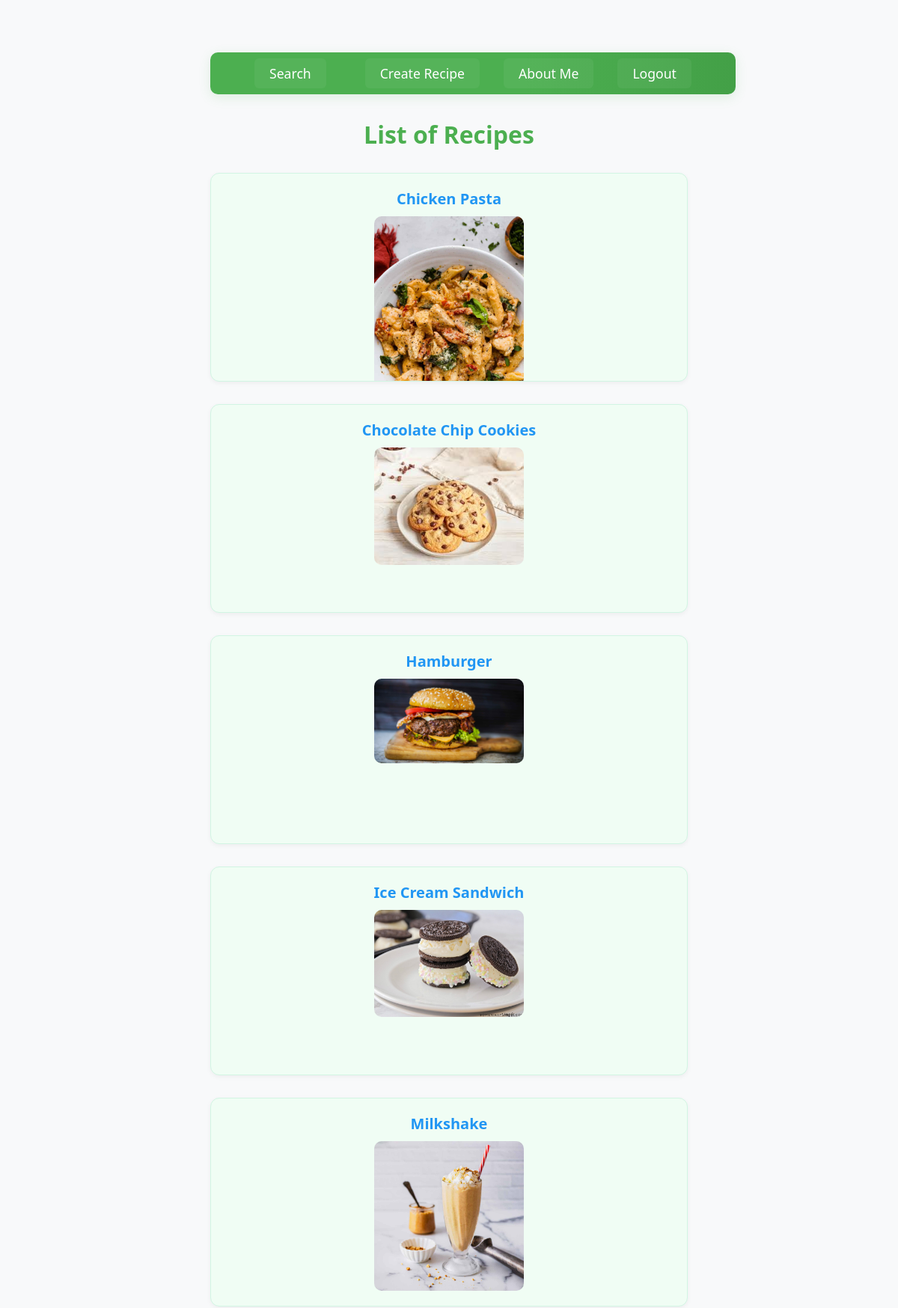
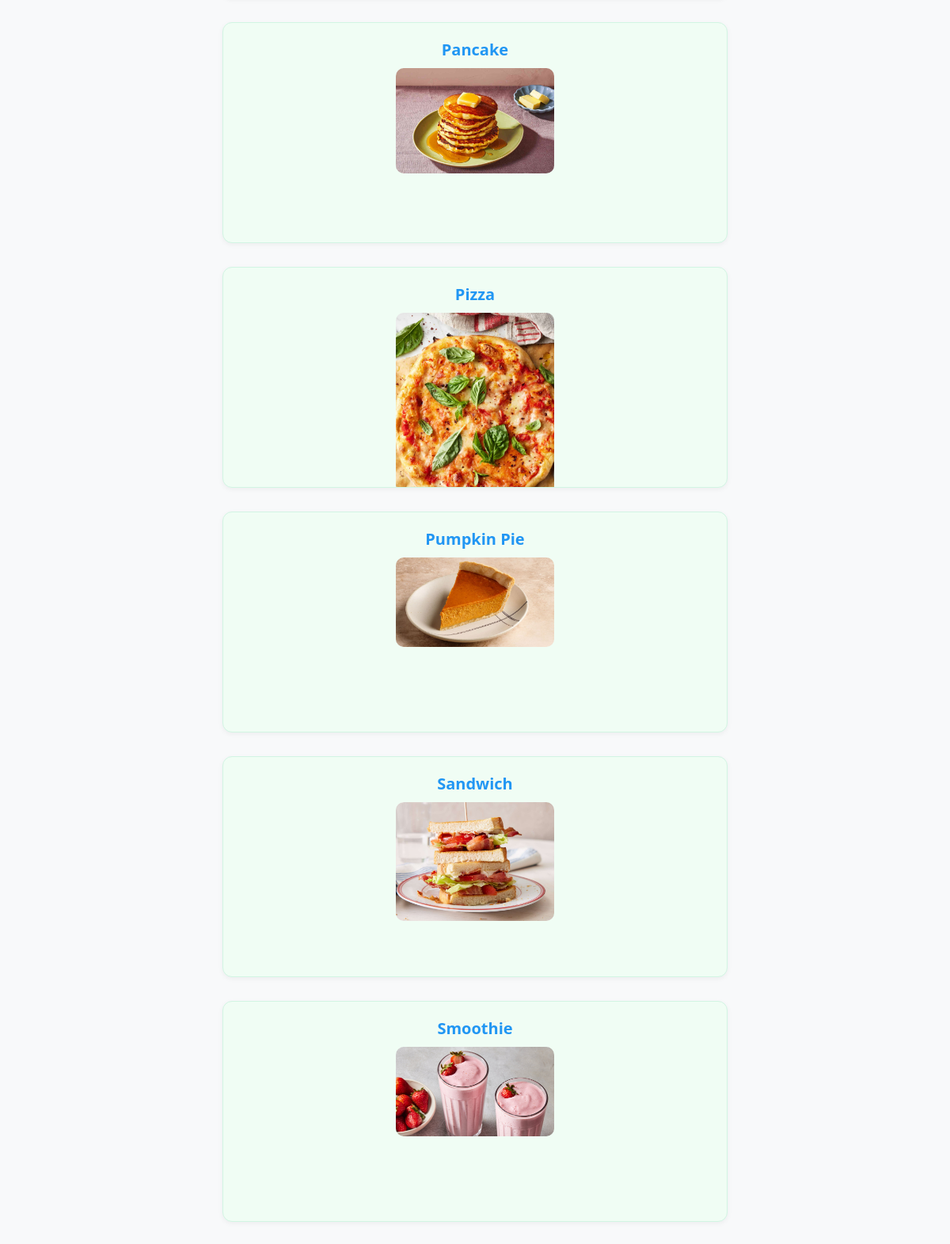
Screenshot of /list/ (signed in) with the database file from the repository (2 pictures, top to bottom).
### recipes/models.py (models this page shows, shortened)
class Recipes(models.Model):
    DIFFICULTY_CHOICES = [
        ('Easy', 'Easy'),
        ('Medium', 'Medium'),
        ('Hard', 'Hard')
    ]
    id = models.AutoField(primary_key=True)
    name = models.CharField(max_length=255)
    ingredients = models.TextField()
    difficulty = models.CharField(max_length=50, choices=DIFFICULTY_CHOICES)
    cooking_time = models.IntegerField(help_text="Cooking time in minutes")
    pic = models.ImageField(upload_to='recipes/', default='recipes/no_picture.jpg')
    description = models.TextField(blank=True, null=True)
    def get_absolute_url(self):
        return reverse('recipes:recipes_detail', kwargs={'pk': self.pk})

### recipes/views.py (the view)
# urls.py: path('list/', RecipesView.as_view(), name='recipes_list'),
class RecipesView(LoginRequiredMixin, ListView):
    model = Recipes
    template_name = 'recipes/main.html'
    context_object_name = 'recipes'
    def get_queryset(self):
        return Recipes.objects.all().order_by('name')

### recipes/templates/recipes/main.html (shortened to what this page needs)
{% load static %}
<!DOCTYPE html>
<html>
<head>
    <link rel="stylesheet" href="{% static 'css/styles.css' %}">
</head>
<body>
    <div class="container">
        <nav class="navbar">
            <div>
                <a href="{% url 'records' %}"
                    style="color: white; text-decoration: none; margin-right: 20px;">Search</a>
            </div>
            <div>
                <a href="{% url 'recipes:create_recipe' %}" style="color: white; text-decoration: none;">Create
                    Recipe</a>
            </div>
            <div>
                <a href="{% url 'recipes:about_me' %}" style="color: white; text-decoration: none;">About Me</a>
            </div>
            <div>
                <a href="{% url 'logout' %}" style="color: white; text-decoration: none;">Logout</a>
            </div>
        </nav>
        <h1>List of Recipes</h1>
        {% for object in object_list %}
        <div class="recipe-card">
            <div class="recipe-text">
                <a href="{{ object.get_absolute_url }}">{{ object.name }}</a>
            </div>
            <div class="recipe-image">
                <img src="{{ object.pic.url }}" alt="{{ object.name }}" />
            </div>
        </div>
        {% endfor %}
    </div>
</body>
</html>

### recipes/static/css/styles.css (style rules this page uses)
body { font-family: 'Arial', sans-serif; background-color: #f8f9fa; }
.recipe-card { transition: transform 0.2s; border: none; box-shadow: 0 2px 10px rgba(0,0,0,0.1); }
.recipe-image { height: 200px; object-fit: cover; }

### recipes/templates/recipes/main.html (style rules this page uses)
body, html { height: 100%; margin: 0; padding: 0; font-family: 'Segoe UI', Tahoma, Geneva, Verdana, sans-serif; color: #333; display: flex; flex-direction: column; align-items: center; }
.container { width: 90%; padding: 30px; margin: 40px auto; border-radius: 12px; }
h1 { text-align: center; margin-bottom: 30px; color: #4CAF50; }
.recipe-card { display: flex; flex-direction: column; align-items: center; padding: 20px; margin-bottom: 30px; background-color: #f0fdf4; border: 1px solid #d2f5e3; border-radius: 12px; box-shadow: 0 2px 6px rgba(0, 0, 0, 0.05); overflow: hidden; }
.navbar { width: 100%; background: linear-gradient(90deg, #4CAF50 60%, #43a047 100%); padding: 16px 32px; display: flex; justify-content: center; align-items: center; border-radius: 10px; box-shadow: 0 4px 16px rgba(76, 175, 80, 0.15); margin-bottom: 32px; gap: 32px; }
.navbar a { color: #fff; text-decoration: none; font-weight: 500; font-size: 1.1em; padding: 8px 20px; border-radius: 6px; transition: background 0.2s, color 0.2s, box-shadow 0.2s; background: rgba(255, 255, 255, 0.05); }
.recipe-text { font-size: 20px; font-weight: bold; margin-bottom: 10px; }
.recipe-text a { text-decoration: none; color: #2196F3; }
.recipe-image img { width: 200px; height: auto; border-radius: 10px; transition: transform 0.3s ease; }

### rows the page displays
Recipes: name "Chicken Pasta", pic (picture)
Recipes: name "Chocolate Chip Cookies", pic (picture)
Recipes: name "Hamburger", pic (picture)
Recipes: name "Ice Cream Sandwich", pic (picture)
Recipes: name "Milkshake", pic (picture)
Recipes: name "Pancake", pic (picture)
Recipes: name "Pizza", pic (picture)
Recipes: name "Pumpkin Pie", pic (picture)
Recipes: name "Sandwich", pic (picture)
Recipes: name "Smoothie", pic (picture)
